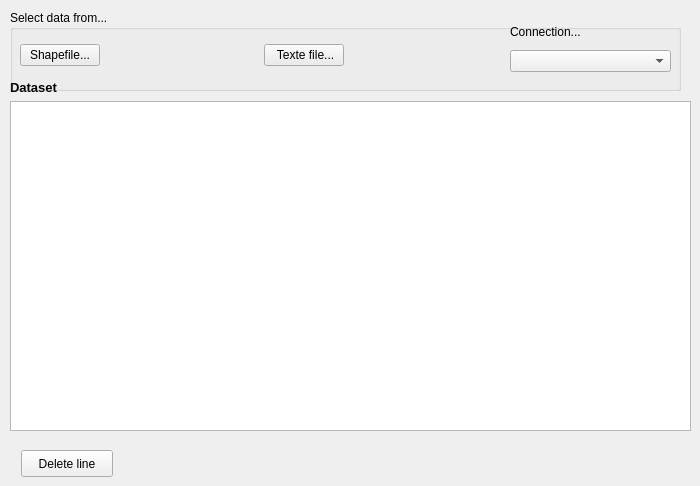
   <widget class="QWidget" name="tab_3">
    <attribute name="title">
     <string>Data</string>
    </attribute>
    <widget class="QGroupBox" name="groupBox_6">
     <property name="geometry">
      <rect>
       <x>10</x>
       <y>10</y>
       <width>671</width>
       <height>81</height>
      </rect>
     </property>
     <property name="title">
      <string>Select data from...</string>
     </property>
     <widget class="QWidget" name="layoutWidget">
      <property name="geometry">
       <rect>
        <x>500</x>
        <y>10</y>
        <width>161</width>
        <height>52</height>
       </rect>
      </property>
      <layout class="QVBoxLayout" name="verticalLayout_3">
       <item>
        <widget class="QLabel" name="label_12">
         <property name="text">
          <string>Connection...</string>
         </property>
        </widget>
       </item>
       <item>
        <widget class="QComboBox" name="comboConnectionList"/>
       </item>
      </layout>
     </widget>
    </widget>
    <widget class="QWidget" name="layoutWidget">
     <property name="geometry">
      <rect>
       <x>20</x>
       <y>41</y>
       <width>481</width>
       <height>29</height>
      </rect>
     </property>
     <layout class="QHBoxLayout" name="horizontalLayout_10">
      <item>
       <widget class="QPushButton" name="pushButtonShapefile">
        <property name="text">
         <string>Shapefile...</string>
        </property>
       </widget>
      </item>
      <item>
       <spacer name="horizontalSpacer">
        <property name="orientation">
         <enum>Qt::Horizontal</enum>
        </property>
        <property name="sizeType">
         <enum>QSizePolicy::MinimumExpanding</enum>
        </property>
        <property name="sizeHint" stdset="0">
         <size>
          <width>60</width>
          <height>20</height>
         </size>
        </property>
       </spacer>
      </item>
      <item>
       <widget class="QPushButton" name="pushButtonTextFile">
        <property name="text">
         <string> Texte file...</string>
        </property>
       </widget>
      </item>
      <item>
       <spacer name="horizontalSpacer_2">
        <property name="orientation">
         <enum>Qt::Horizontal</enum>
        </property>
        <property name="sizeType">
         <enum>QSizePolicy::MinimumExpanding</enum>
        </property>
        <property name="sizeHint" stdset="0">
         <size>
          <width>60</width>
          <height>20</height>
         </size>
        </property>
       </spacer>
      </item>
     </layout>
    </widget>
    <widget class="QPushButton" name="pushButtonDeteleRow">
     <property name="geometry">
      <rect>
       <x>21</x>
       <y>450</y>
       <width>92</width>
       <height>27</height>
      </rect>
     </property>
     <property name="text">
      <string>Delete line</string>
     </property>
    </widget>
    <widget class="QWidget" name="layoutWidget">
     <property name="geometry">
      <rect>
       <x>10</x>
       <y>80</y>
       <width>681</width>
       <height>351</height>
      </rect>
     </property>
     <layout class="QVBoxLayout" name="verticalLayout_4">
      <item>
       <widget class="QLabel" name="label_11">
        <property name="text">
         <string>&lt;!DOCTYPE HTML PUBLIC &quot;-//W3C//DTD HTML 4.0//EN&quot; &quot;http://www.w3.org/TR/REC-html40/strict.dtd&quot;&gt;
&lt;html&gt;&lt;head&gt;&lt;meta name=&quot;qrichtext&quot; content=&quot;1&quot; /&gt;&lt;style type=&quot;text/css&quot;&gt;
p, li { white-space: pre-wrap; }
&lt;/style&gt;&lt;/head&gt;&lt;body style=&quot; font-family:'Ubuntu'; font-size:11pt; font-weight:400; font-style:normal;&quot;&gt;
&lt;p style=&quot; margin-top:0px; margin-bottom:0px; margin-left:0px; margin-right:0px; -qt-block-indent:0; text-indent:0px;&quot;&gt;&lt;span style=&quot; font-family:'Sans'; font-size:10pt; font-weight:600;&quot;&gt;Dataset&lt;/span&gt;&lt;/p&gt;&lt;/body&gt;&lt;/html&gt;</string>
        </property>
       </widget>
      </item>
      <item>
       <widget class="QTableWidget" name="tableWidgetData"/>
      </item>
     </layout>
    </widget>
    <zorder>layoutWidget</zorder>
    <zorder>groupBox_6</zorder>
    <zorder>layoutWidget</zorder>
    <zorder>pushButtonDeteleRow</zorder>
   </widget>
